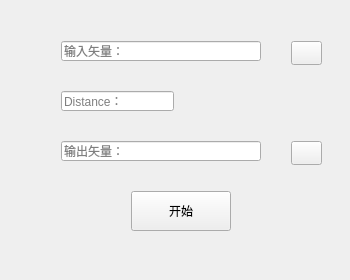
<?xml version="1.0" encoding="UTF-8"?>
<ui version="4.0">
 <class>VectorLayerBufferAnalysisClass</class>
 <widget class="QWidget" name="VectorLayerBufferAnalysisClass">
  <property name="geometry">
   <rect>
    <x>0</x>
    <y>0</y>
    <width>350</width>
    <height>280</height>
   </rect>
  </property>
  <property name="windowTitle">
   <string>VectorLayerBufferAnalysis</string>
  </property>
  <layout class="QHBoxLayout" name="horizontalLayout">
   <item>
    <widget class="QWidget" name="widget" native="true">
     <widget class="QLineEdit" name="lineEditVector">
      <property name="geometry">
       <rect>
        <x>50</x>
        <y>30</y>
        <width>200</width>
        <height>20</height>
       </rect>
      </property>
      <property name="readOnly">
       <bool>true</bool>
      </property>
      <property name="placeholderText">
       <string>输入矢量：</string>
      </property>
     </widget>
     <widget class="QPushButton" name="openFile">
      <property name="geometry">
       <rect>
        <x>280</x>
        <y>30</y>
        <width>31</width>
        <height>24</height>
       </rect>
      </property>
      <property name="text">
       <string/>
      </property>
      <property name="icon">
       <iconset resource="login.qrc">
        <normaloff>:/login/res/openFile.png</normaloff>:/login/res/openFile.png</iconset>
      </property>
     </widget>
     <widget class="QPushButton" name="begin">
      <property name="geometry">
       <rect>
        <x>120</x>
        <y>180</y>
        <width>100</width>
        <height>40</height>
       </rect>
      </property>
      <property name="text">
       <string>开始</string>
      </property>
     </widget>
     <widget class="QLineEdit" name="bufferParamLineEdit">
      <property name="geometry">
       <rect>
        <x>50</x>
        <y>80</y>
        <width>113</width>
        <height>20</height>
       </rect>
      </property>
      <property name="placeholderText">
       <string>Distance：</string>
      </property>
     </widget>
     <widget class="QLineEdit" name="lineEditOutputVector">
      <property name="geometry">
       <rect>
        <x>50</x>
        <y>130</y>
        <width>200</width>
        <height>20</height>
       </rect>
      </property>
      <property name="readOnly">
       <bool>true</bool>
      </property>
      <property name="placeholderText">
       <string>输出矢量：</string>
      </property>
     </widget>
     <widget class="QPushButton" name="outputVectorButton">
      <property name="geometry">
       <rect>
        <x>280</x>
        <y>130</y>
        <width>31</width>
        <height>24</height>
       </rect>
      </property>
      <property name="text">
       <string/>
      </property>
      <property name="icon">
       <iconset resource="login.qrc">
        <normaloff>:/login/res/saveFile.png</normaloff>:/login/res/saveFile.png</iconset>
      </property>
     </widget>
    </widget>
   </item>
  </layout>
 </widget>
 <layoutdefault spacing="6" margin="11"/>
 <resources>
  <include location="login.qrc"/>
 </resources>
 <connections/>
</ui>
